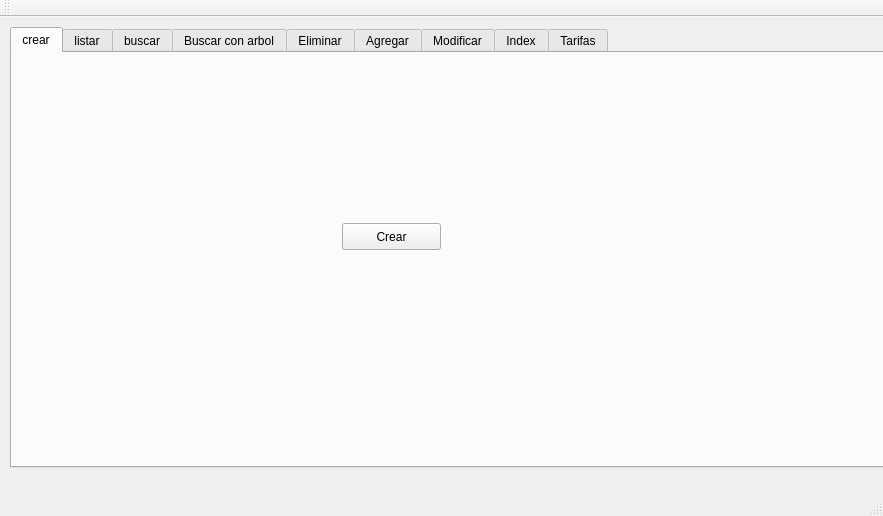
<?xml version="1.0" encoding="UTF-8"?>
<ui version="4.0">
 <class>menu</class>
 <widget class="QMainWindow" name="menu">
  <property name="geometry">
   <rect>
    <x>0</x>
    <y>0</y>
    <width>883</width>
    <height>516</height>
   </rect>
  </property>
  <property name="windowTitle">
   <string>menu</string>
  </property>
  <widget class="QWidget" name="centralWidget">
   <widget class="QTabWidget" name="tabWidget">
    <property name="geometry">
     <rect>
      <x>10</x>
      <y>10</y>
      <width>981</width>
      <height>441</height>
     </rect>
    </property>
    <property name="currentIndex">
     <number>0</number>
    </property>
    <widget class="QWidget" name="tab">
     <attribute name="title">
      <string>crear</string>
     </attribute>
     <widget class="QPushButton" name="bt_crear">
      <property name="geometry">
       <rect>
        <x>330</x>
        <y>170</y>
        <width>99</width>
        <height>27</height>
       </rect>
      </property>
      <property name="text">
       <string>Crear</string>
      </property>
     </widget>
    </widget>
    <widget class="QWidget" name="tab_2">
     <attribute name="title">
      <string>listar</string>
     </attribute>
     <widget class="QComboBox" name="Comboilistar">
      <property name="geometry">
       <rect>
        <x>190</x>
        <y>10</y>
        <width>341</width>
        <height>27</height>
       </rect>
      </property>
     </widget>
     <widget class="QTextEdit" name="edis_listar">
      <property name="geometry">
       <rect>
        <x>20</x>
        <y>50</y>
        <width>721</width>
        <height>331</height>
       </rect>
      </property>
     </widget>
    </widget>
    <widget class="QWidget" name="tab_3">
     <attribute name="title">
      <string>buscar</string>
     </attribute>
     <widget class="QTabWidget" name="tabWidget_3">
      <property name="geometry">
       <rect>
        <x>30</x>
        <y>20</y>
        <width>661</width>
        <height>381</height>
       </rect>
      </property>
      <property name="currentIndex">
       <number>1</number>
      </property>
      <widget class="QWidget" name="tab_12">
       <attribute name="title">
        <string>Con  Index</string>
       </attribute>
       <widget class="QTabWidget" name="tabWidget_5">
        <property name="geometry">
         <rect>
          <x>0</x>
          <y>10</y>
          <width>651</width>
          <height>301</height>
         </rect>
        </property>
        <property name="currentIndex">
         <number>2</number>
        </property>
        <widget class="QWidget" name="tab_13">
         <attribute name="title">
          <string>Ciudad</string>
         </attribute>
         <widget class="QLineEdit" name="txt_buscar_con_ciudad_2">
          <property name="geometry">
           <rect>
            <x>260</x>
            <y>60</y>
            <width>113</width>
            <height>27</height>
           </rect>
          </property>
         </widget>
         <widget class="QTextEdit" name="edid_buscar_con_Ciudad_2">
          <property name="geometry">
           <rect>
            <x>0</x>
            <y>110</y>
            <width>641</width>
            <height>111</height>
           </rect>
          </property>
         </widget>
         <widget class="QPushButton" name="bt_buscar_con_ciudad_2">
          <property name="geometry">
           <rect>
            <x>390</x>
            <y>60</y>
            <width>99</width>
            <height>27</height>
           </rect>
          </property>
          <property name="text">
           <string>Buscar -&gt;</string>
          </property>
         </widget>
         <widget class="QLabel" name="label_7">
          <property name="geometry">
           <rect>
            <x>96</x>
            <y>60</y>
            <width>121</width>
            <height>20</height>
           </rect>
          </property>
          <property name="text">
           <string>Ingrese codigo</string>
          </property>
         </widget>
        </widget>
        <widget class="QWidget" name="tab_14">
         <attribute name="title">
          <string>Cliente</string>
         </attribute>
         <widget class="QTextEdit" name="edid_buscar_con_cliente_2">
          <property name="geometry">
           <rect>
            <x>10</x>
            <y>80</y>
            <width>631</width>
            <height>111</height>
           </rect>
          </property>
         </widget>
         <widget class="QLineEdit" name="txt_buscar_con_cliente_2">
          <property name="geometry">
           <rect>
            <x>280</x>
            <y>30</y>
            <width>113</width>
            <height>27</height>
           </rect>
          </property>
         </widget>
         <widget class="QLabel" name="label_8">
          <property name="geometry">
           <rect>
            <x>160</x>
            <y>40</y>
            <width>67</width>
            <height>17</height>
           </rect>
          </property>
          <property name="text">
           <string>Ingrese id</string>
          </property>
         </widget>
         <widget class="QPushButton" name="bt_buscar_con_Cliente_2">
          <property name="geometry">
           <rect>
            <x>410</x>
            <y>30</y>
            <width>99</width>
            <height>27</height>
           </rect>
          </property>
          <property name="text">
           <string>Buscar -&gt;</string>
          </property>
         </widget>
        </widget>
        <widget class="QWidget" name="tab_15">
         <attribute name="title">
          <string>Lineas</string>
         </attribute>
         <widget class="QLineEdit" name="txt_buscar_con_linea_2">
          <property name="geometry">
           <rect>
            <x>310</x>
            <y>30</y>
            <width>113</width>
            <height>27</height>
           </rect>
          </property>
         </widget>
         <widget class="QTextEdit" name="edid_buscar_con_lineas_2">
          <property name="geometry">
           <rect>
            <x>10</x>
            <y>80</y>
            <width>631</width>
            <height>121</height>
           </rect>
          </property>
         </widget>
         <widget class="QLabel" name="label_9">
          <property name="geometry">
           <rect>
            <x>170</x>
            <y>40</y>
            <width>131</width>
            <height>17</height>
           </rect>
          </property>
          <property name="text">
           <string>Ingrese numero</string>
          </property>
         </widget>
         <widget class="QPushButton" name="bt_buscar_con_linea_2">
          <property name="geometry">
           <rect>
            <x>440</x>
            <y>30</y>
            <width>99</width>
            <height>27</height>
           </rect>
          </property>
          <property name="text">
           <string>Buscar</string>
          </property>
         </widget>
        </widget>
       </widget>
      </widget>
      <widget class="QWidget" name="tab_16">
       <attribute name="title">
        <string>Sin index</string>
       </attribute>
       <widget class="QTabWidget" name="tabWidget_6">
        <property name="geometry">
         <rect>
          <x>0</x>
          <y>0</y>
          <width>651</width>
          <height>341</height>
         </rect>
        </property>
        <property name="currentIndex">
         <number>1</number>
        </property>
        <widget class="QWidget" name="tab_17">
         <attribute name="title">
          <string>Ciudad</string>
         </attribute>
         <widget class="QLineEdit" name="txt_buscar_sin_ciudad_2">
          <property name="geometry">
           <rect>
            <x>270</x>
            <y>30</y>
            <width>113</width>
            <height>27</height>
           </rect>
          </property>
         </widget>
         <widget class="QLabel" name="label_10">
          <property name="geometry">
           <rect>
            <x>160</x>
            <y>40</y>
            <width>101</width>
            <height>17</height>
           </rect>
          </property>
          <property name="text">
           <string>Ingrese codigo</string>
          </property>
         </widget>
         <widget class="QPushButton" name="bt_buscar_sin_ciudad_2">
          <property name="geometry">
           <rect>
            <x>400</x>
            <y>30</y>
            <width>99</width>
            <height>27</height>
           </rect>
          </property>
          <property name="text">
           <string>Buscar -&gt;</string>
          </property>
         </widget>
         <widget class="QTextEdit" name="edid_buscar_sin_ciudad_2">
          <property name="geometry">
           <rect>
            <x>0</x>
            <y>70</y>
            <width>641</width>
            <height>101</height>
           </rect>
          </property>
         </widget>
        </widget>
        <widget class="QWidget" name="tab_18">
         <attribute name="title">
          <string>Cliente</string>
         </attribute>
         <widget class="QLineEdit" name="txt_buscar_sin_cliente_2">
          <property name="geometry">
           <rect>
            <x>270</x>
            <y>40</y>
            <width>113</width>
            <height>27</height>
           </rect>
          </property>
         </widget>
         <widget class="QLabel" name="label_11">
          <property name="geometry">
           <rect>
            <x>160</x>
            <y>40</y>
            <width>67</width>
            <height>17</height>
           </rect>
          </property>
          <property name="text">
           <string>Ingrese id</string>
          </property>
         </widget>
         <widget class="QPushButton" name="bt_buscar_sin_cliente_2">
          <property name="geometry">
           <rect>
            <x>400</x>
            <y>40</y>
            <width>99</width>
            <height>27</height>
           </rect>
          </property>
          <property name="text">
           <string>Buscar -&gt;</string>
          </property>
         </widget>
         <widget class="QTextEdit" name="edid_buscar_sin_cliente_2">
          <property name="geometry">
           <rect>
            <x>10</x>
            <y>90</y>
            <width>631</width>
            <height>141</height>
           </rect>
          </property>
         </widget>
        </widget>
        <widget class="QWidget" name="tab_19">
         <attribute name="title">
          <string>Linea</string>
         </attribute>
         <widget class="QLineEdit" name="txt_buscar_sin_linea_2">
          <property name="geometry">
           <rect>
            <x>280</x>
            <y>40</y>
            <width>113</width>
            <height>27</height>
           </rect>
          </property>
         </widget>
         <widget class="QTextEdit" name="edid_buscar_sin_linea_2">
          <property name="geometry">
           <rect>
            <x>10</x>
            <y>90</y>
            <width>631</width>
            <height>141</height>
           </rect>
          </property>
         </widget>
         <widget class="QLabel" name="label_12">
          <property name="geometry">
           <rect>
            <x>170</x>
            <y>50</y>
            <width>67</width>
            <height>17</height>
           </rect>
          </property>
          <property name="text">
           <string>Ingrese id</string>
          </property>
         </widget>
         <widget class="QPushButton" name="bt_buscar_sin_linea_2">
          <property name="geometry">
           <rect>
            <x>420</x>
            <y>40</y>
            <width>99</width>
            <height>27</height>
           </rect>
          </property>
          <property name="text">
           <string>Buscar -&gt;</string>
          </property>
         </widget>
        </widget>
       </widget>
      </widget>
     </widget>
    </widget>
    <widget class="QWidget" name="tab_20">
     <attribute name="title">
      <string>Buscar con arbol</string>
     </attribute>
     <widget class="QTabWidget" name="tabWidget_7">
      <property name="geometry">
       <rect>
        <x>20</x>
        <y>10</y>
        <width>721</width>
        <height>371</height>
       </rect>
      </property>
      <property name="currentIndex">
       <number>2</number>
      </property>
      <widget class="QWidget" name="tab_21">
       <attribute name="title">
        <string>ciudad</string>
       </attribute>
       <widget class="QLineEdit" name="txt_buscar_Ar_ciudad">
        <property name="geometry">
         <rect>
          <x>260</x>
          <y>40</y>
          <width>113</width>
          <height>27</height>
         </rect>
        </property>
       </widget>
       <widget class="QLabel" name="label_13">
        <property name="geometry">
         <rect>
          <x>170</x>
          <y>40</y>
          <width>67</width>
          <height>17</height>
         </rect>
        </property>
        <property name="text">
         <string>Ingrese id</string>
        </property>
       </widget>
       <widget class="QTextEdit" name="edid_buscar_ar_ciudad">
        <property name="geometry">
         <rect>
          <x>60</x>
          <y>100</y>
          <width>621</width>
          <height>78</height>
         </rect>
        </property>
       </widget>
       <widget class="QPushButton" name="bt_buscar_ar_ciudad">
        <property name="geometry">
         <rect>
          <x>420</x>
          <y>40</y>
          <width>99</width>
          <height>27</height>
         </rect>
        </property>
        <property name="text">
         <string>Bucar</string>
        </property>
       </widget>
      </widget>
      <widget class="QWidget" name="tab_22">
       <attribute name="title">
        <string>Cliente</string>
       </attribute>
       <widget class="QLabel" name="label_14">
        <property name="geometry">
         <rect>
          <x>150</x>
          <y>100</y>
          <width>67</width>
          <height>17</height>
         </rect>
        </property>
        <property name="text">
         <string>Ingrese id</string>
        </property>
       </widget>
       <widget class="QLineEdit" name="txt_buscar_ar_cliente">
        <property name="geometry">
         <rect>
          <x>240</x>
          <y>100</y>
          <width>113</width>
          <height>27</height>
         </rect>
        </property>
       </widget>
       <widget class="QTextEdit" name="edid_buscar_ar_cliente">
        <property name="geometry">
         <rect>
          <x>40</x>
          <y>160</y>
          <width>621</width>
          <height>78</height>
         </rect>
        </property>
       </widget>
       <widget class="QPushButton" name="bt_buscar_ar_cliente">
        <property name="geometry">
         <rect>
          <x>400</x>
          <y>100</y>
          <width>99</width>
          <height>27</height>
         </rect>
        </property>
        <property name="text">
         <string>Buscar</string>
        </property>
       </widget>
      </widget>
      <widget class="QWidget" name="tab_23">
       <attribute name="title">
        <string>lineas</string>
       </attribute>
       <widget class="QLabel" name="label_15">
        <property name="geometry">
         <rect>
          <x>180</x>
          <y>90</y>
          <width>67</width>
          <height>17</height>
         </rect>
        </property>
        <property name="text">
         <string>Ingrese id</string>
        </property>
       </widget>
       <widget class="QLineEdit" name="txt_buscar_ar_linea">
        <property name="geometry">
         <rect>
          <x>270</x>
          <y>90</y>
          <width>113</width>
          <height>27</height>
         </rect>
        </property>
       </widget>
       <widget class="QTextEdit" name="edid_buscar_ar_linea">
        <property name="geometry">
         <rect>
          <x>70</x>
          <y>150</y>
          <width>621</width>
          <height>78</height>
         </rect>
        </property>
       </widget>
       <widget class="QPushButton" name="bt_buscar_ar_linea">
        <property name="geometry">
         <rect>
          <x>430</x>
          <y>90</y>
          <width>99</width>
          <height>27</height>
         </rect>
        </property>
        <property name="text">
         <string>bucar</string>
        </property>
       </widget>
      </widget>
     </widget>
    </widget>
    <widget class="QWidget" name="tab_24">
     <attribute name="title">
      <string>Eliminar</string>
     </attribute>
     <widget class="QTabWidget" name="tabWidget_8">
      <property name="geometry">
       <rect>
        <x>50</x>
        <y>10</y>
        <width>651</width>
        <height>371</height>
       </rect>
      </property>
      <property name="currentIndex">
       <number>2</number>
      </property>
      <widget class="QWidget" name="tab_25">
       <attribute name="title">
        <string>Ciudad</string>
       </attribute>
       <widget class="QLabel" name="label_16">
        <property name="geometry">
         <rect>
          <x>240</x>
          <y>60</y>
          <width>67</width>
          <height>17</height>
         </rect>
        </property>
        <property name="text">
         <string>Ingrese id</string>
        </property>
       </widget>
       <widget class="QLineEdit" name="txt_eliminar_ciudad">
        <property name="geometry">
         <rect>
          <x>230</x>
          <y>120</y>
          <width>113</width>
          <height>27</height>
         </rect>
        </property>
       </widget>
       <widget class="QPushButton" name="bt_eliminar_ciudad">
        <property name="geometry">
         <rect>
          <x>230</x>
          <y>190</y>
          <width>99</width>
          <height>27</height>
         </rect>
        </property>
        <property name="text">
         <string>Eliminar</string>
        </property>
       </widget>
      </widget>
      <widget class="QWidget" name="tab_26">
       <attribute name="title">
        <string>Cliente</string>
       </attribute>
       <widget class="QPushButton" name="bt_eliminar_cliente">
        <property name="geometry">
         <rect>
          <x>220</x>
          <y>160</y>
          <width>99</width>
          <height>27</height>
         </rect>
        </property>
        <property name="text">
         <string>Eliminar</string>
        </property>
       </widget>
       <widget class="QLineEdit" name="txt_eliminar_cliente">
        <property name="geometry">
         <rect>
          <x>220</x>
          <y>90</y>
          <width>113</width>
          <height>27</height>
         </rect>
        </property>
       </widget>
       <widget class="QLabel" name="label_17">
        <property name="geometry">
         <rect>
          <x>240</x>
          <y>50</y>
          <width>67</width>
          <height>17</height>
         </rect>
        </property>
        <property name="text">
         <string>Ingrerse id</string>
        </property>
       </widget>
      </widget>
      <widget class="QWidget" name="tab_27">
       <attribute name="title">
        <string>Linea</string>
       </attribute>
       <widget class="QLineEdit" name="txt_eliminar_linea">
        <property name="geometry">
         <rect>
          <x>210</x>
          <y>110</y>
          <width>113</width>
          <height>27</height>
         </rect>
        </property>
       </widget>
       <widget class="QLabel" name="label_18">
        <property name="geometry">
         <rect>
          <x>240</x>
          <y>60</y>
          <width>67</width>
          <height>17</height>
         </rect>
        </property>
        <property name="text">
         <string>Ingrese id</string>
        </property>
       </widget>
       <widget class="QPushButton" name="bt_eliminar_linea">
        <property name="geometry">
         <rect>
          <x>220</x>
          <y>190</y>
          <width>99</width>
          <height>27</height>
         </rect>
        </property>
        <property name="text">
         <string>Eliminar</string>
        </property>
       </widget>
      </widget>
     </widget>
    </widget>
    <widget class="QWidget" name="tab_28">
     <attribute name="title">
      <string>Agregar</string>
     </attribute>
     <widget class="QTabWidget" name="tabWidget_9">
      <property name="geometry">
       <rect>
        <x>30</x>
        <y>10</y>
        <width>671</width>
        <height>391</height>
       </rect>
      </property>
      <property name="currentIndex">
       <number>0</number>
      </property>
      <widget class="QWidget" name="tab_29">
       <attribute name="title">
        <string>Ciudad</string>
       </attribute>
       <widget class="QLineEdit" name="txt_agregar_ciudad_id">
        <property name="geometry">
         <rect>
          <x>240</x>
          <y>40</y>
          <width>113</width>
          <height>27</height>
         </rect>
        </property>
       </widget>
       <widget class="QLineEdit" name="txt_agregar_ciudad_nombre">
        <property name="geometry">
         <rect>
          <x>240</x>
          <y>90</y>
          <width>113</width>
          <height>27</height>
         </rect>
        </property>
       </widget>
       <widget class="QLabel" name="label_19">
        <property name="geometry">
         <rect>
          <x>130</x>
          <y>40</y>
          <width>67</width>
          <height>17</height>
         </rect>
        </property>
        <property name="text">
         <string>ID Ciudad</string>
        </property>
       </widget>
       <widget class="QLabel" name="label_20">
        <property name="geometry">
         <rect>
          <x>90</x>
          <y>90</y>
          <width>111</width>
          <height>17</height>
         </rect>
        </property>
        <property name="text">
         <string>Nombre Ciudad</string>
        </property>
       </widget>
       <widget class="QPushButton" name="bt_Agregar_ciudad">
        <property name="geometry">
         <rect>
          <x>240</x>
          <y>190</y>
          <width>99</width>
          <height>27</height>
         </rect>
        </property>
        <property name="text">
         <string>Agregar</string>
        </property>
       </widget>
      </widget>
      <widget class="QWidget" name="tab_30">
       <attribute name="title">
        <string>Cliente</string>
       </attribute>
       <widget class="QPushButton" name="bt_agregar_cliente">
        <property name="geometry">
         <rect>
          <x>240</x>
          <y>260</y>
          <width>99</width>
          <height>27</height>
         </rect>
        </property>
        <property name="text">
         <string>Agregar</string>
        </property>
       </widget>
       <widget class="QLineEdit" name="txt_agregar_cliente_id">
        <property name="geometry">
         <rect>
          <x>240</x>
          <y>40</y>
          <width>113</width>
          <height>27</height>
         </rect>
        </property>
       </widget>
       <widget class="QLineEdit" name="txt_agregar_cliente_nombre">
        <property name="geometry">
         <rect>
          <x>240</x>
          <y>80</y>
          <width>113</width>
          <height>27</height>
         </rect>
        </property>
       </widget>
       <widget class="QLineEdit" name="txt_agregar_cliente_idCiudad">
        <property name="geometry">
         <rect>
          <x>240</x>
          <y>200</y>
          <width>113</width>
          <height>27</height>
         </rect>
        </property>
       </widget>
       <widget class="QLabel" name="label_21">
        <property name="geometry">
         <rect>
          <x>80</x>
          <y>40</y>
          <width>67</width>
          <height>17</height>
         </rect>
        </property>
        <property name="text">
         <string>TextLabel</string>
        </property>
       </widget>
       <widget class="QLabel" name="label_22">
        <property name="geometry">
         <rect>
          <x>80</x>
          <y>90</y>
          <width>67</width>
          <height>17</height>
         </rect>
        </property>
        <property name="text">
         <string>TextLabel</string>
        </property>
       </widget>
       <widget class="QLabel" name="label_23">
        <property name="geometry">
         <rect>
          <x>80</x>
          <y>150</y>
          <width>67</width>
          <height>17</height>
         </rect>
        </property>
        <property name="text">
         <string>TextLabel</string>
        </property>
       </widget>
       <widget class="QLabel" name="label_24">
        <property name="geometry">
         <rect>
          <x>70</x>
          <y>210</y>
          <width>67</width>
          <height>17</height>
         </rect>
        </property>
        <property name="text">
         <string>TextLabel</string>
        </property>
       </widget>
       <widget class="QWidget" name="layoutWidget">
        <property name="geometry">
         <rect>
          <x>240</x>
          <y>150</y>
          <width>91</width>
          <height>24</height>
         </rect>
        </property>
        <layout class="QHBoxLayout" name="horizontalLayout">
         <item>
          <widget class="QRadioButton" name="radio_agregar_cliente_m">
           <property name="text">
            <string>M</string>
           </property>
           <property name="checkable">
            <bool>true</bool>
           </property>
           <property name="checked">
            <bool>false</bool>
           </property>
          </widget>
         </item>
         <item>
          <widget class="QRadioButton" name="radio_agregar_cliente_f">
           <property name="text">
            <string>F</string>
           </property>
           <property name="checkable">
            <bool>true</bool>
           </property>
           <property name="checked">
            <bool>true</bool>
           </property>
          </widget>
         </item>
        </layout>
       </widget>
      </widget>
      <widget class="QWidget" name="tab_31">
       <attribute name="title">
        <string>linea</string>
       </attribute>
       <widget class="QPushButton" name="bt_agregar_linea">
        <property name="geometry">
         <rect>
          <x>260</x>
          <y>240</y>
          <width>99</width>
          <height>27</height>
         </rect>
        </property>
        <property name="text">
         <string>Agregar</string>
        </property>
       </widget>
       <widget class="QLabel" name="label_25">
        <property name="geometry">
         <rect>
          <x>130</x>
          <y>60</y>
          <width>91</width>
          <height>16</height>
         </rect>
        </property>
        <property name="text">
         <string>ID Cliente</string>
        </property>
       </widget>
       <widget class="QLabel" name="label_26">
        <property name="geometry">
         <rect>
          <x>90</x>
          <y>150</y>
          <width>121</width>
          <height>21</height>
         </rect>
        </property>
        <property name="text">
         <string>Numero de linea</string>
        </property>
       </widget>
       <widget class="QLineEdit" name="txt_agregar_linea_idcliente">
        <property name="geometry">
         <rect>
          <x>260</x>
          <y>60</y>
          <width>113</width>
          <height>27</height>
         </rect>
        </property>
       </widget>
       <widget class="QLineEdit" name="txt_agregar_linea_numero">
        <property name="geometry">
         <rect>
          <x>260</x>
          <y>150</y>
          <width>113</width>
          <height>27</height>
         </rect>
        </property>
       </widget>
      </widget>
     </widget>
    </widget>
    <widget class="QWidget" name="tab_32">
     <attribute name="title">
      <string>Modificar</string>
     </attribute>
    </widget>
    <widget class="QWidget" name="tab_33">
     <attribute name="title">
      <string>Index</string>
     </attribute>
     <widget class="QPushButton" name="by_reindexar">
      <property name="geometry">
       <rect>
        <x>330</x>
        <y>140</y>
        <width>131</width>
        <height>61</height>
       </rect>
      </property>
      <property name="text">
       <string>Reindexar</string>
      </property>
     </widget>
    </widget>
    <widget class="QWidget" name="tab_34">
     <attribute name="title">
      <string>Tarifas</string>
     </attribute>
     <widget class="QTextEdit" name="edid_tarifas_8_15">
      <property name="geometry">
       <rect>
        <x>0</x>
        <y>60</y>
        <width>681</width>
        <height>251</height>
       </rect>
      </property>
     </widget>
     <widget class="QLabel" name="label_32">
      <property name="geometry">
       <rect>
        <x>190</x>
        <y>30</y>
        <width>131</width>
        <height>20</height>
       </rect>
      </property>
      <property name="text">
       <string>Ingrese id Cliente</string>
      </property>
     </widget>
     <widget class="QGroupBox" name="groupBox">
      <property name="geometry">
       <rect>
        <x>690</x>
        <y>60</y>
        <width>251</width>
        <height>251</height>
       </rect>
      </property>
      <property name="font">
       <font>
        <weight>75</weight>
        <bold>true</bold>
       </font>
      </property>
      <property name="title">
       <string>                           Balance</string>
      </property>
      <widget class="QLineEdit" name="txt_tarifa1_total">
       <property name="geometry">
        <rect>
         <x>130</x>
         <y>20</y>
         <width>113</width>
         <height>27</height>
        </rect>
       </property>
      </widget>
      <widget class="QLabel" name="label_27">
       <property name="geometry">
        <rect>
         <x>0</x>
         <y>20</y>
         <width>121</width>
         <height>20</height>
        </rect>
       </property>
       <property name="text">
        <string>Total tarifa 0.05</string>
       </property>
      </widget>
      <widget class="QLineEdit" name="txt_tarifa2_total">
       <property name="geometry">
        <rect>
         <x>130</x>
         <y>60</y>
         <width>113</width>
         <height>27</height>
        </rect>
       </property>
      </widget>
      <widget class="QLabel" name="label_28">
       <property name="geometry">
        <rect>
         <x>0</x>
         <y>70</y>
         <width>131</width>
         <height>17</height>
        </rect>
       </property>
       <property name="text">
        <string>Total tarifa 0.04</string>
       </property>
      </widget>
      <widget class="QLineEdit" name="txt_tarifa3_total">
       <property name="geometry">
        <rect>
         <x>130</x>
         <y>100</y>
         <width>113</width>
         <height>27</height>
        </rect>
       </property>
      </widget>
      <widget class="QLabel" name="label_29">
       <property name="geometry">
        <rect>
         <x>0</x>
         <y>110</y>
         <width>121</width>
         <height>17</height>
        </rect>
       </property>
       <property name="text">
        <string>Total tarifa 0.01</string>
       </property>
      </widget>
      <widget class="QLabel" name="label_30">
       <property name="geometry">
        <rect>
         <x>0</x>
         <y>150</y>
         <width>141</width>
         <height>17</height>
        </rect>
       </property>
       <property name="text">
        <string>Suma total tarifa </string>
       </property>
      </widget>
      <widget class="QLineEdit" name="txt_suma_total_tarifa">
       <property name="geometry">
        <rect>
         <x>130</x>
         <y>140</y>
         <width>113</width>
         <height>27</height>
        </rect>
       </property>
      </widget>
     </widget>
     <widget class="QLineEdit" name="lineEdit_2">
      <property name="geometry">
       <rect>
        <x>330</x>
        <y>30</y>
        <width>110</width>
        <height>27</height>
       </rect>
      </property>
     </widget>
     <widget class="QPushButton" name="bt_tarifas">
      <property name="geometry">
       <rect>
        <x>460</x>
        <y>30</y>
        <width>99</width>
        <height>27</height>
       </rect>
      </property>
      <property name="text">
       <string>Generar</string>
      </property>
     </widget>
    </widget>
   </widget>
  </widget>
  <widget class="QMenuBar" name="menuBar">
   <property name="geometry">
    <rect>
     <x>0</x>
     <y>0</y>
     <width>883</width>
     <height>25</height>
    </rect>
   </property>
  </widget>
  <widget class="QToolBar" name="mainToolBar">
   <attribute name="toolBarArea">
    <enum>TopToolBarArea</enum>
   </attribute>
   <attribute name="toolBarBreak">
    <bool>false</bool>
   </attribute>
  </widget>
  <widget class="QStatusBar" name="statusBar"/>
 </widget>
 <layoutdefault spacing="6" margin="11"/>
 <resources/>
 <connections/>
</ui>
